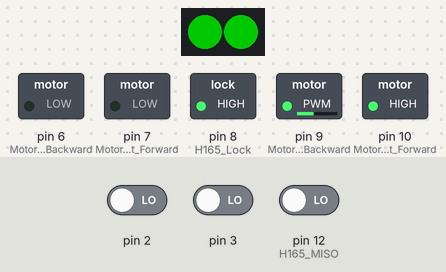
Bench run of a sketch on a simulated Arduino Uno, built with avr-gcc and run on an emulated ATmega328P. On the bench: 2 RGB LEDs in strip order, left to right, switched loads named in the sketch (green lamp = pin HIGH). The test bench sets the inputs (shaded band); at power-on: pin 2 LOW, pin 3 LOW, pin 12 (H165_MISO) LOW. Dim RGB values are drawn brighter than linear; pins used as bus, display or sensor lines are not drawn.

Above: at 0.1 s.
Timing chart, 0 to 1.6 s (numbered marks = the images above):
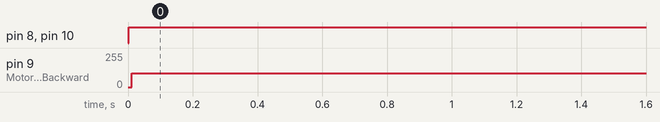

Measured:
- by itself, pin 8 (H165_Lock): LOW → HIGH at 0.00 s
- by itself, pin 9 (Motor_Right_Backward): 0/255 → 105/255 at 0.01 s
- by itself, pin 10 (Motor_Right_Forward): LOW → HIGH at 0.01 s

The sketch:

test-6-speed.ino
```cpp
#include "Adafruit_NeoPixel.h"  //彩色灯珠驱动
#include "comm.h"               //传感器数据读取
#include "motor.h"              //电机控制

#define PIN            4
#define NUMPIXELS      2
Adafruit_NeoPixel pixels = Adafruit_NeoPixel(NUMPIXELS, PIN, NEO_GRB + NEO_KHZ800);

void setup()
{
    shift_reg_init();   //传感器初始化
    motor_init();       //电机初始化
    pixels.begin();     //彩色灯珠初始化
    pinMode(13,OUTPUT); //板载LED初始化

    pixels.setPixelColor(0, pixels.Color(0,100,0));
    pixels.setPixelColor(1, pixels.Color(0,100,0));
    pixels.show();
}
void loop()
{
    static int state = 1;
    static int state_now = 0;
    reload_shift_reg(); //刷新传感器数据(必须)

    if(left_pulse%2)    //显示测速状态
        pixels.setPixelColor(0, pixels.Color(0,0,100));
    else
        pixels.setPixelColor(0, pixels.Color(0,100,0));
    if(right_pulse%2)
        pixels.setPixelColor(1, pixels.Color(0,0,100));
    else
        pixels.setPixelColor(1, pixels.Color(0,100,0));
    pixels.show();

    if((left_pulse+right_pulse)%2)
    {
        digitalWrite(13,HIGH);//点亮LED
        delay(10);
    }
    else
    {
        digitalWrite(13,LOW);//关闭LED
        delay(10);
    }

    if(sensor.switcher_back_right)  //车体以左轮为圆心旋转360度
    {
        motor_step(0,150,0,48);//左转48个刻度
        motor_step(0,0);//停止
    }

    if(sensor.switcher_back_left)   //车体以右轮为圆心旋转360度
    {
        motor_step(150,0,48,0);//左转48个刻度
        motor_step(0,0);//停止
    }
}
```

comm.cpp
```cpp
#include <arduino.h>
#include "comm.h"

struct SENSORS sensor = {0};

void shift_reg_init(void)
{
    pinMode(8, OUTPUT);  //H165 Lock
    digitalWrite(8, 1);
    pinMode(12, INPUT);  //H165 MISO
    pinMode(13, OUTPUT); //H165/595 CLK
    digitalWrite(13, 0);
}

void reload_shift_reg(void)
{
    char i = 0;
    CLK_0;
    LOAD;
    sensor.reg0 = 0;
    sensor.reg1 = 0;

    for (i = 0; i < 8; i++)
    {
        sensor.reg0 <<= 1;
        if (MISO)
            sensor.reg0 |= 0x01;
        CLK_1;
        CLK_0;
    }
    for (i = 0; i < 8; i++)
    {
        sensor.reg1 <<= 1;
        if (MISO)
            sensor.reg1 |= 0x01;
        CLK_1;
        CLK_0;
    }

    sensor.ir_left_3 = !!(sensor.reg0&(1<<0));
    sensor.ir_left_2 = !!(sensor.reg0&(1<<1));
    sensor.ir_left_1 = !!(sensor.reg0&(1<<2));
    sensor.ir_mid = !!(sensor.reg0&(1<<3));
    sensor.ir_right_1 = !!(sensor.reg0&(1<<4));
    sensor.ir_right_2 = !!(sensor.reg0&(1<<5));
    sensor.ir_right_3 = !!(sensor.reg0&(1<<6));

    sensor.switcher_front_left_2 = (!(sensor.reg1&(1<<0)));
    sensor.switcher_front_left_1 = (!(sensor.reg1&(1<<1)));
    sensor.switcher_front_right_1 = (!(sensor.reg1&(1<<2)));
    sensor.switcher_front_right_2 = (!(sensor.reg1&(1<<3)));
    sensor.switcher_back_left = (!(sensor.reg1&(1<<4)));
    sensor.switcher_back_right = (!(sensor.reg1&(1<<5)));

    sensor.key_1 = (!(sensor.reg1&(1<<6)));
    sensor.key_2 = (!(sensor.reg1&(1<<7)));
}
```

comm.h
```cpp
#ifndef __COMM_H___
#define __COMM_H___


#define LOAD  digitalWrite(8, 0); delay(1);digitalWrite(8, 1)
#define CLK_0 digitalWrite(13, 0)
#define CLK_1 digitalWrite(13, 1)
#define MISO  digitalRead(12)

struct SENSORS
{
    //移位寄存器读取值
    unsigned char reg0;
    unsigned char reg1;

    //下方红外传感器
    //                         ir_mid
    //                ir_left_1      ir_right_1
    //        ir_left_2                       ir_right_2
    //ir_left_3                                        ir_right_3
    char ir_left_1;
    char ir_left_2;
    char ir_left_3;
    char ir_mid;
    char ir_right_1;
    char ir_right_2;
    char ir_right_3;
    //周围碰撞开关
    //        switcher_front_left1    switcher_front_right1
    //switcher_front_left2                    switcher_front_right2
    //
    //
    //    switcher_back_left              switcher_back_right
    char switcher_front_left_1;
    char switcher_front_left_2;
    char switcher_front_right_1;
    char switcher_front_right_2;
    char switcher_back_left;
    char switcher_back_right;
    //板载按键
    char key_1;
    char key_2;
};
extern struct SENSORS sensor;

void shift_reg_init(void);    //初始化
void reload_shift_reg(void);  //刷新移位寄存器值
#endif
```

motor.cpp
```cpp
#include <arduino.h>
#include "motor.h"

extern unsigned int left_pulse = 0;
extern unsigned int right_pulse = 0;
int left_velocity = 0;
int right_velocity = 0;
int left_update = 0;
int right_update = 0;

void left_tri()//Left velocity sensor
{
    static unsigned long t = 0, left_interval = 0;
    left_pulse++;
    left_interval = millis() - t;
    left_velocity = 5 * 1000 / float(left_interval);
    t = millis();
    left_update = 0;
}

void right_tri()//right velocity sensor
{
    static unsigned long t = 0, right_interval = 0;
    right_pulse++;
    right_interval = millis() - t;
    right_velocity = 5 * 1000 / float(right_interval);
    t = millis();
    right_update = 0;
}

void motor_init(void)
{
    pinMode(6, OUTPUT); //Motor Left Backward
    pinMode(7, OUTPUT); //Motor Left Forward

    pinMode(9, OUTPUT);  //Motor Right Backward
    pinMode(10, OUTPUT); //Motor Right Forward

    attachInterrupt(0, left_tri, RISING);
    attachInterrupt(1, right_tri, RISING);
}

void motor_set_PWM(int left, int right)
{
  if (left >= 0)
  {
    analogWrite(6, left);
    digitalWrite(7, 0);
  }
  else
  {
    analogWrite(6, 255 + left);
    digitalWrite(7, 1);
  }

  if (right >= 0)
  {
    analogWrite(9, 255 - right);
    digitalWrite(10, 1);
  }
  else
  {
    analogWrite(9, - right);
    digitalWrite(10, 0);
  }
}

void motor_step(int left, int right, int step_left, int step_right)
{
    static int left_tar = 0, right_tar = 0;
    static int pwm_l = 0;
    static int pwm_r = 0;
    static float balance_l = 1;
    static float balance_r = 1;

    if (left_tar != left)  //设置初始pwm
    {
        pwm_l = left;
        left_tar = left;
    }
    if (right_tar != right)
    {
        pwm_r = right;
        right_tar = right;
    }

    if((left_tar || right_tar) && step_left == 0 && step_right == 0) //设定速度但不指定距离
    {
        if (left_velocity > abs(left_tar))    pwm_l>0 ? pwm_l-- : pwm_l++; else left_tar>0 ? pwm_l++ : pwm_l--;
        if (right_velocity > abs(right_tar))  pwm_r>0 ? pwm_r-- : pwm_r++; else right_tar>0 ? pwm_r++ : pwm_r--;

        if (pwm_l > 255) pwm_l = 255;
        if (pwm_r > 255) pwm_r = 255;
        if (pwm_l < -255) pwm_l = -255;
        if (pwm_r < -255) pwm_r = -255;

        if (left_tar != 0)
        {
            balance_l = abs(float(pwm_l) / float(left_tar));
            if (balance_l > 1.5) balance_l = 1.5;
            if (balance_l < 0.66) balance_l = 0.66;
        }
        if (right_tar != 0)
        {
            balance_r = abs(float(pwm_r) / float(right_tar));
            if (balance_r > 1.5) balance_r = 1.5;
            if (balance_r < 0.66) balance_r = 0.66;
        }

        motor_set_PWM(pwm_l, pwm_r);

        left_update++;
        right_update++;
        if (left_update >= 10)
        {
            left_velocity = 0;
            left_update = 1;
        }
        if (right_update >= 10)
        {
            right_velocity = 0;
            right_update = 1;
        }
        delay(10);
    }
    else if((left_tar || right_tar) && (step_left || step_right))//设定速度且指定距离
    {
       volatile unsigned int t_pulse_r = right_pulse;
       volatile unsigned int t_pulse_l = left_pulse;

        motor_set_PWM(left_tar * balance_l, right_tar * balance_r);
         Serial.println("");
    if (!left_tar) //左侧不转
      while (right_pulse - t_pulse_r <= (unsigned int)step_right)
        delay(5);

    else if (!right_tar) //右侧不转
      while (left_pulse - t_pulse_l <= (unsigned int)step_left)
        delay(5);

    else  //都转
      while (right_pulse - t_pulse_r <= (unsigned int)step_right || left_pulse - t_pulse_l <= (unsigned int)step_left)
        delay(5);
    }
    else//停止
        motor_set_PWM(0, 0);
}
```

motor.h
```cpp
#ifndef __MOTOR_H__
#define __MOTOR_H__

extern unsigned int left_pulse;
extern unsigned int right_pulse;

void motor_init(void);  //初始化
void motor_set_PWM(int left, int right);  //设定电机PWM
void motor_step(int left, int right, int step_left = 0, int step_right = 0);  //设定小车运行状态

#endif
```
